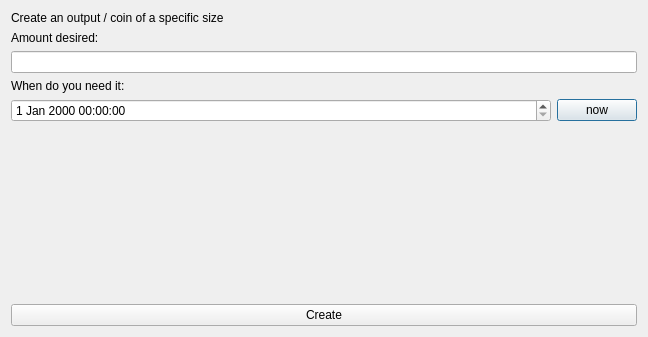
<?xml version="1.0" encoding="UTF-8"?>
<ui version="4.0">
 <class>DenialAmountDialog</class>
 <widget class="QDialog" name="DenialAmountDialog">
  <property name="geometry">
   <rect>
    <x>0</x>
    <y>0</y>
    <width>648</width>
    <height>337</height>
   </rect>
  </property>
  <property name="windowTitle">
   <string>Create an output of a specific size</string>
  </property>
  <layout class="QVBoxLayout" name="verticalLayout">
   <item>
    <widget class="QLabel" name="label">
     <property name="text">
      <string>Create an output / coin of a specific size</string>
     </property>
    </widget>
   </item>
   <item>
    <widget class="QLabel" name="label_2">
     <property name="text">
      <string>Amount desired:</string>
     </property>
    </widget>
   </item>
   <item>
    <widget class="BitcoinAmountField" name="amount"/>
   </item>
   <item>
    <widget class="QLabel" name="label_3">
     <property name="text">
      <string>When do you need it:</string>
     </property>
    </widget>
   </item>
   <item>
    <layout class="QHBoxLayout" name="horizontalLayout">
     <property name="bottomMargin">
      <number>0</number>
     </property>
     <item>
      <widget class="QDateTimeEdit" name="dateTimeEdit"/>
     </item>
     <item>
      <widget class="QPushButton" name="pushButtonNow">
       <property name="sizePolicy">
        <sizepolicy hsizetype="Maximum" vsizetype="Fixed">
         <horstretch>0</horstretch>
         <verstretch>0</verstretch>
        </sizepolicy>
       </property>
       <property name="text">
        <string>now</string>
       </property>
      </widget>
     </item>
    </layout>
   </item>
   <item>
    <spacer name="verticalSpacer">
     <property name="orientation">
      <enum>Qt::Vertical</enum>
     </property>
     <property name="sizeHint" stdset="0">
      <size>
       <width>20</width>
       <height>40</height>
      </size>
     </property>
    </spacer>
   </item>
   <item>
    <widget class="QPushButton" name="pushButtonCreate">
     <property name="text">
      <string>Create</string>
     </property>
    </widget>
   </item>
  </layout>
 </widget>
 <customwidgets>
  <customwidget>
   <class>BitcoinAmountField</class>
   <extends>QLineEdit</extends>
   <header>qt/skydogeamountfield.h</header>
   <container>1</container>
  </customwidget>
 </customwidgets>
 <resources/>
 <connections/>
</ui>
